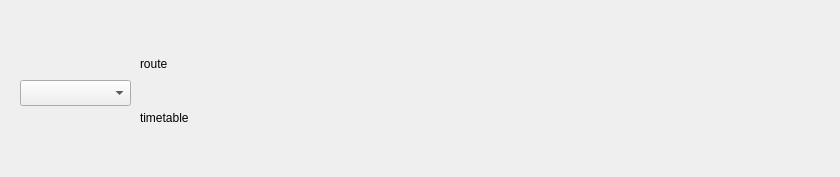
<?xml version="1.0" encoding="UTF-8"?>
<ui version="4.0">
 <class>Dialog</class>
 <widget class="QDialog" name="Dialog">
  <property name="geometry">
   <rect>
    <x>0</x>
    <y>0</y>
    <width>840</width>
    <height>177</height>
   </rect>
  </property>
  <property name="windowTitle">
   <string>Dialog</string>
  </property>
  <widget class="QComboBox" name="bus_list">
   <property name="geometry">
    <rect>
     <x>20</x>
     <y>80</y>
     <width>111</width>
     <height>26</height>
    </rect>
   </property>
  </widget>
  <widget class="QWidget" name="verticalLayoutWidget">
   <property name="geometry">
    <rect>
     <x>140</x>
     <y>40</y>
     <width>681</width>
     <height>101</height>
    </rect>
   </property>
   <layout class="QVBoxLayout" name="verticalLayout">
    <item>
     <widget class="QLabel" name="bus_route_label">
      <property name="text">
       <string>route</string>
      </property>
     </widget>
    </item>
    <item>
     <widget class="QLabel" name="bus_timetable_label">
      <property name="text">
       <string>timetable</string>
      </property>
      <property name="wordWrap">
       <bool>true</bool>
      </property>
     </widget>
    </item>
   </layout>
  </widget>
 </widget>
 <resources/>
 <connections/>
</ui>
